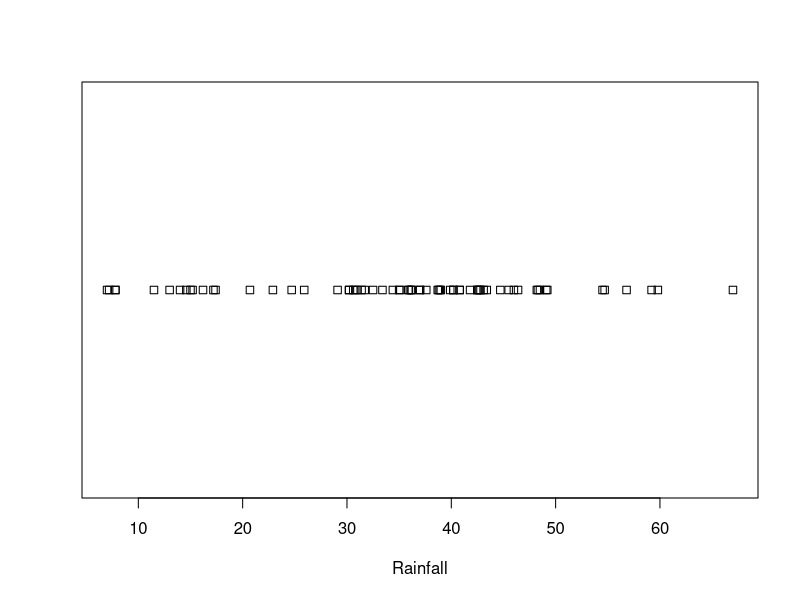
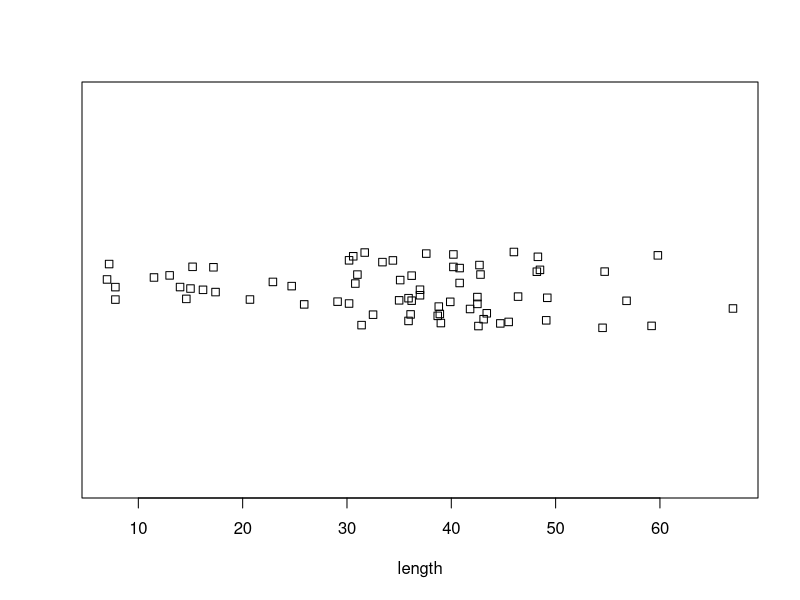
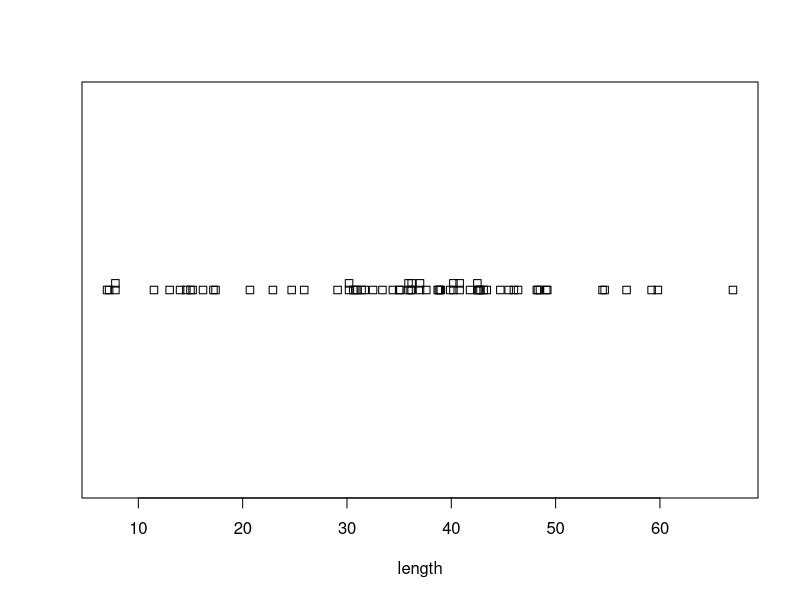
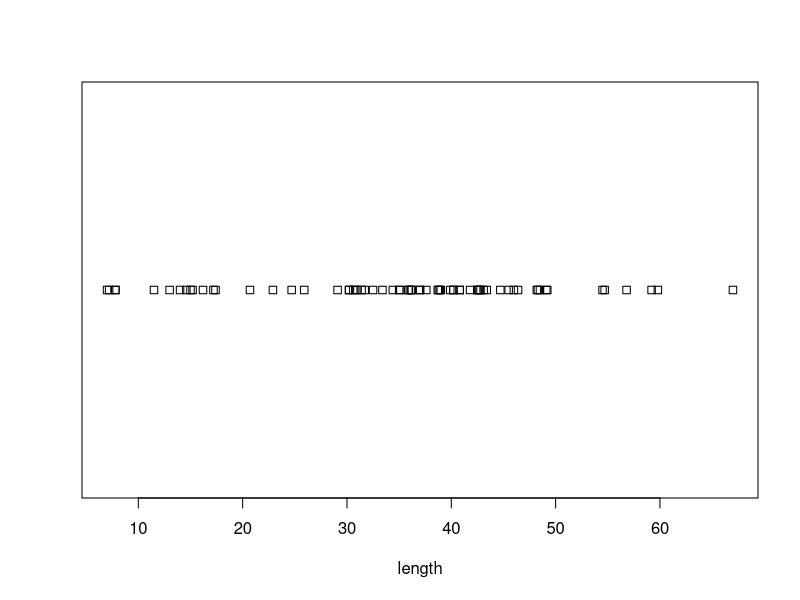
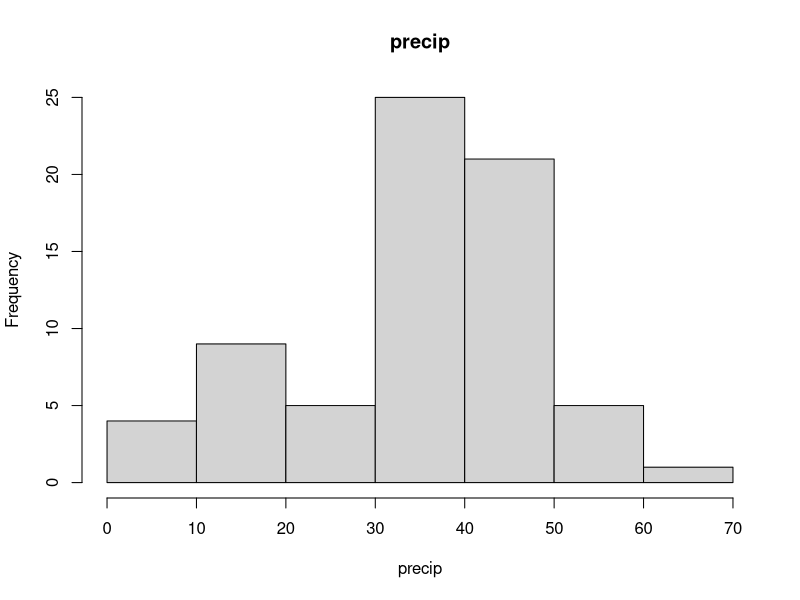
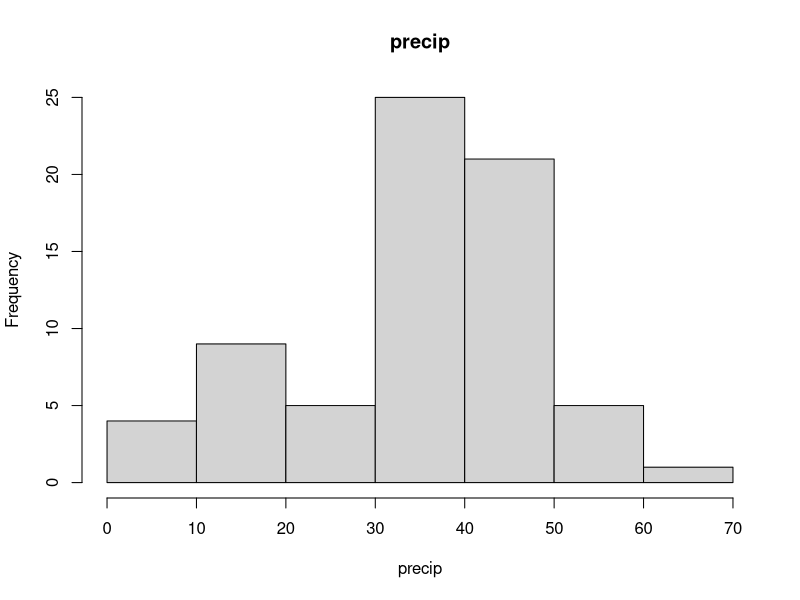
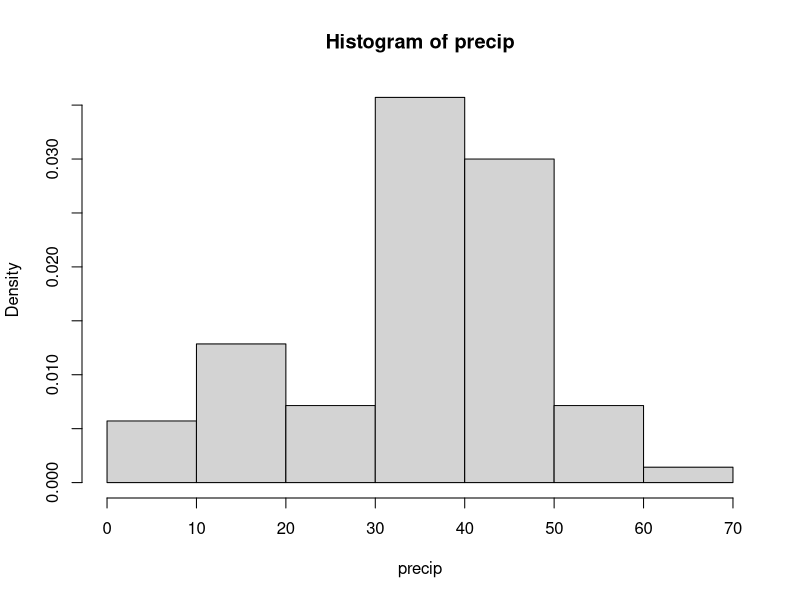
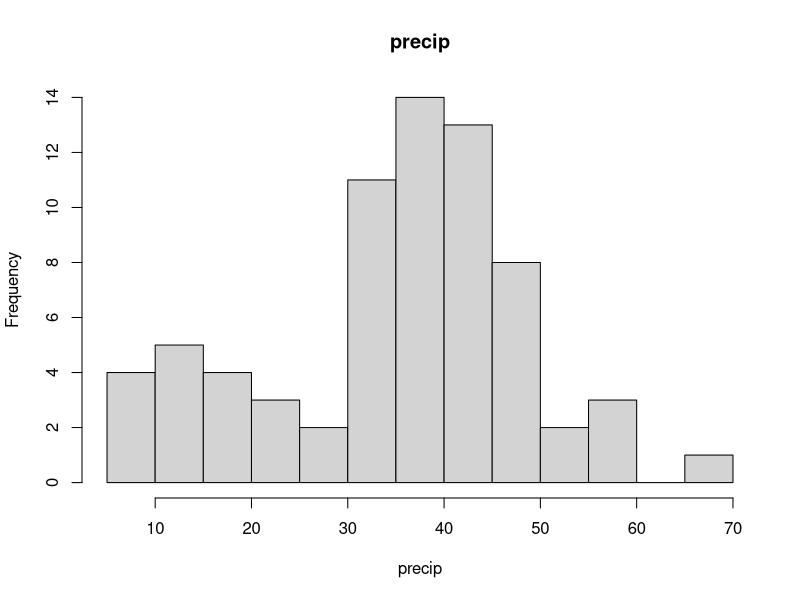

Here is the R script that generated these plots, in order:
str(precip)
precip[1:4]
str(rivers)
rivers[1:6]
str(discoveries)
discoveries[1:9]

help("stripchart")
#quantitative and discrete data
stripchart(precip,xlab = "Rainfall")
stripchart(precip,xlab = "length",method = "jitter")
stripchart(precip,xlab = "length",method = "stack")
stripchart(precip,xlab = "length",method = "overplot")

help("hist")
hist(precip,main = "precip")
hist(precip,freq = TRUE,main = "precip")
hist(precip,freq = FALSE)
hist(precip,breaks = 10,main = "precip")
hist(precip,breaks = 100,main = "precip")
#using mtcars dataSet
#stripchart
str(mtcars)
stripchart(mtcars$mpg,xlab = "mtCars-MPG",method = "jitter")
stripchart(mtcars$mpg,xlab = "mtCars-MPG",method = "stack")
stripchart(mtcars$mpg,xlab = "mtCars-MPG",method = "overplot")
#hist
hist(mtcars$mpg,main = "MT-Cars",freq = TRUE)
hist(mtcars$mpg,main = "MT-Cars",freq = TRUE,breaks = 20)
carData = mtcars
carData$am = as.factor(carData$am);carData$am
carData$gear = as.ordered(carData$gear);carData$gear
str(carData)
carData$cyl = as.ordered(carData$cyl);carData$cyl
carData$vs = as.factor(carData$vs)
carData$carb = as.ordered(carData$carb)
str(carData)
barplot(height = table(carData$gear))
barplot(height = table(carData$am))
stripchart(mtcars$mpg,xlab = "mtCars-MPG",method = "jitter")